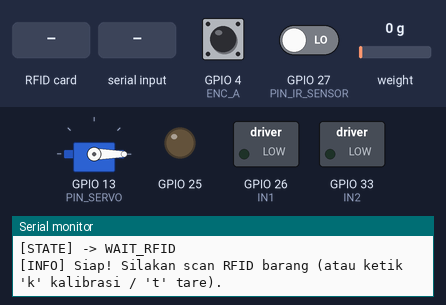
The sketch below on a simulated ESP32. Parts: servo, switched loads named in the sketch (green lamp = pin HIGH), output pins drawn as LEDs (lit = HIGH), the last lines printed to the serial monitor. The test bench sets the inputs (shaded band); at power-on: weight on the scale 0 g, GPIO 4 (ENC_A) HIGH, GPIO 27 (PIN_IR_SENSOR) LOW. WiFi joins after 1.5 s; servers stay silent unless stated; the local clock reads 2024-03-15 10:24:30 at power-on unless the sketch sets it; no MQTT or app messages arrive unless stated.

Above: at 3.9 s.
4.0 s: RFID card 5E 7A 19 C4 held to the reader
6.2 s: weight on the scale set to 4 g
7.7 s: weight on the scale set to 7 g
9.7 s: weight on the scale set to 346 g
At 12.6 s:
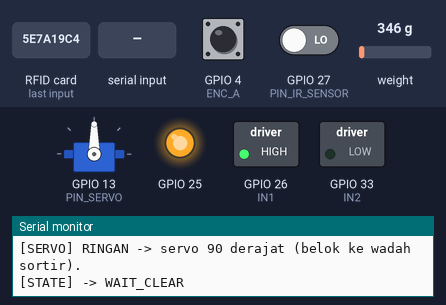
12.7 s: weight on the scale set to 403 g
14.2 s: "k\n" received over Serial
At 15.0 s:
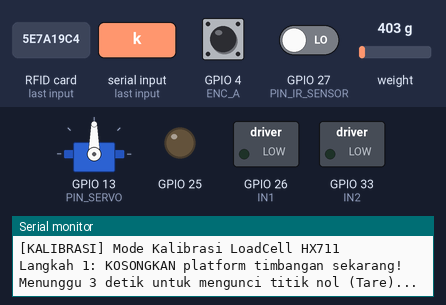
Timing chart, 0 to 16.7 s (numbered marks = the images above; inputs shaded):
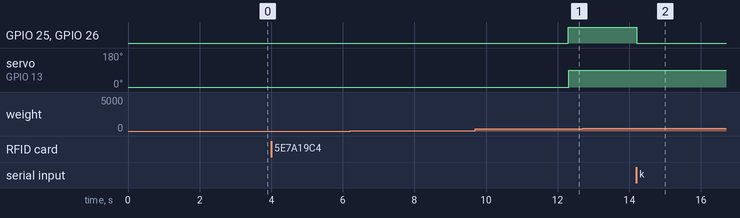

The sketch:

checkweigher.ino
```cpp
#include <WiFi.h>
#include <PubSubClient.h>
#include <SPI.h>
#include <MFRC522.h>
#include <ESP32Servo.h>
#include <HX711.h>
#include <ArduinoJson.h>
#include <time.h>
#include <math.h>

// Konfigurasi jaringan WiFi, broker MQTT, dan sinkronisasi waktu NTP.
const char* WIFI_SSID = "YTAA";
const char* WIFI_PASS = "123456789";
const int   WIFI_CHANNEL = 6;

const char* MQTT_HOST = "broker.hivemq.com";
const int   MQTT_PORT = 1883;

const char* NTP_SERVER = "pool.ntp.org";
const long  GMT_OFFSET = 25200;
bool ntpSynced = false;

WiFiClient wifiClient;
PubSubClient mqtt(wifiClient);

// Pemetaan pin GPIO ESP32 untuk driver motor, encoder, sensor IR, servo, RFID, dan HX711.
const int ENA = 25;
const int IN1 = 26;
const int IN2 = 33;

const int ENC_A = 4;
const int ENC_B = 32;

const int PIN_IR_SENSOR = 27;
const int IR_ACTIVE_STATE = LOW;

const int PIN_SERVO = 13;

const int PIN_RFID_SS   = 5;
const int PIN_RFID_SCK  = 18;
const int PIN_RFID_MISO = 19;
const int PIN_RFID_MOSI = 23;
const int PIN_RFID_RST  = 22;

const int PIN_HX711_DT  = 16;
const int PIN_HX711_SCK = 17;

// Parameter kalibrasi loadcell, ambang batas toleransi berat, dan durasi sortir.
float CALIBRATION_FACTOR = 428.90;
long  zero_offset        = 0;
const float MIN_ITEM_G        = 5.0;
const unsigned long SETTLE_MS = 500;
const int WEIGHT_SAMPLES      = 5;

float toleranceMin = 300.0;
float toleranceMax = 1000.0;

const int SERVO_STRAIGHT = 0;
const int SERVO_DIVERT   = 90;

const unsigned long TIMEOUT_ITEM_ON_SCALE = 15000;
const unsigned long TIMEOUT_TRAVEL        = 20000;
const unsigned long TIMEOUT_CLEAR         = 15000;
const unsigned long CLEAR_DELAY_MS        = 600;
const unsigned long SERVO_MIN_HOLD_MS     = 2000;

// Konstanta encoder, parameter PID kecepatan motor, dan objek perangkat.
volatile long encoderValue = 0;
const int PULSES_PER_MOTOR_REV = 11;
const float GEAR_RATIO = 90.0;
const float PULSES_PER_SHAFT_REV = PULSES_PER_MOTOR_REV * GEAR_RATIO;

const int freq = 5000;
const int resolution = 8;
const int PWM_MAX = 255;

float setpointRPM = 60.0;
const float MAX_RPM_LIMIT = 200.0;

float Kp = 2.0;
float Ki = 5.0;
float Kd = 0.05;

const unsigned long PID_INTERVAL_MS = 100;
const float RPM_FILTER_ALPHA = 0.3;
const float PWM_START = 120.0;

float rpmFiltered = 0;
float pidIntegral = 0;
float pidPrevMeas = 0;
int   pwmOut = 0;

MFRC522 rfid(PIN_RFID_SS, PIN_RFID_RST);
Servo sortingServo;
HX711 scale;

// Definisi state machine dan variabel status siklus checkweigher.
enum State {
  WAIT_RFID,
  WAIT_ITEM_ON_SCALE,
  WEIGHING,
  CONVEYOR_RUN,
  SORTING,
  WAIT_CLEAR
};
const char* STATE_NAMES[] = {
  "WAIT_RFID", "WAIT_ITEM_ON_SCALE", "WEIGHING",
  "CONVEYOR_RUN", "SORTING", "WAIT_CLEAR"
};

State state = WAIT_RFID;
unsigned long stateStart = 0;

String currentUID = "";
float currentWeightG = 0;
String currentCategory = "";
bool conveyorRunning = false;

float weightSum = 0;
int weightCount = 0;

bool irClearSeen = false;
unsigned long irClearTime = 0;

bool tareRequested = false;
bool pendingWeighingPublish = false;
unsigned long conveyorCycleStartMs = 0;
float cycleRpmSum = 0.0;
int cycleRpmCount = 0;

bool irDetected();
void startConveyor();
void stopConveyor();
void resetCycle();

// Membaca 7 sampel raw HX711 lalu mengambil rata-rata 3 nilai tengah untuk meredam lonjakan pembacaan.
long bacaRawStabil() {
  const int jumlahSampel = 7;
  long data[jumlahSampel];

  for (int i = 0; i < jumlahSampel; i++) {
    unsigned long waitStart = millis();
    while (!scale.is_ready()) {
      if (millis() - waitStart > 200) return zero_offset;
      delay(1);
    }
    data[i] = scale.read();
  }

  for (int i = 0; i < jumlahSampel - 1; i++) {
    for (int j = i + 1; j < jumlahSampel; j++) {
      if (data[i] > data[j]) {
        long temp = data[i];
        data[i] = data[j];
        data[j] = temp;
      }
    }
  }

  return (data[2] + data[3] + data[4]) / 3;
}

// Mengonversi nilai mentah loadcell menjadi gram berdasarkan zero offset dan faktor kalibrasi.
float getWeightGram() {
  if (fabs(CALIBRATION_FACTOR) < 0.0001) return 0.0;
  long rawSekarang = bacaRawStabil();
  float beratGram = (float)(rawSekarang - zero_offset) / CALIBRATION_FACTOR;

  if (fabs(beratGram) < 0.2) {
    beratGram = 0.0;
  }
  return beratGram;
}

// Mengunci ulang titik nol timbangan dalam kondisi tanpa beban.
void prosesTare() {
  Serial.println("[LOADCELL] Melakukan Tare (Nol-kan timbangan), pastikan kosong...");
  delay(500);
  zero_offset = bacaRawStabil();
  Serial.printf("[LOADCELL] Tare selesai! Zero Offset: %ld\n", zero_offset);
}

// Menjalankan prosedur kalibrasi interaktif melalui Serial Monitor menggunakan beban referensi.
void runInteractiveCalibration() {
  stopConveyor();
  Serial.println("\n==================================================");
  Serial.println("[KALIBRASI] Mode Kalibrasi LoadCell HX711");
  Serial.println("Langkah 1: KOSONGKAN platform timbangan sekarang!");
  Serial.println("Menunggu 3 detik untuk mengunci titik nol (Tare)...");
  delay(3000);

  zero_offset = bacaRawStabil();
  Serial.printf("[KALIBRASI] Tare selesai! Zero Offset terkunci di: %ld\n", zero_offset);
  Serial.println("\nLangkah 2: Letakkan barang uji di atas load cell,");
  Serial.println("lalu KETIK berat asli barang dalam gram (contoh: 65 atau 314.7) dan tekan ENTER:");

  while (Serial.available()) Serial.read();

  String input = "";
  while (true) {
    if (Serial.available() > 0) {
      input = Serial.readStringUntil('\n');
      input.trim();
      if (input.length() > 0) break;
    }
    delay(20);
  }

  float knownWeight = input.toFloat();
  if (knownWeight <= 0) {
    Serial.println("[KALIBRASI] Input tidak valid (harus > 0), kalibrasi dibatalkan.\n");
    return;
  }

  Serial.printf("[KALIBRASI] Mengukur beban %.1f g, jangan sentuh load cell...\n", knownWeight);
  delay(1000);

  long rawBeban = bacaRawStabil();
  long selisihRaw = rawBeban - zero_offset;

  if (abs(selisihRaw) < 100) {
    Serial.println("[KALIBRASI] ERROR: Perubahan raw terlalu kecil! Pastikan benda sudah diletakkan.\n");
    return;
  }

  CALIBRATION_FACTOR = (float)selisihRaw / knownWeight;

  Serial.println("--------------------------------------------------");
  Serial.printf("Raw Kosong (Offset) : %ld\n", zero_offset);
  Serial.printf("Raw Dengan Beban    : %ld\n", rawBeban);
  Serial.printf("Berat Referensi     : %.1f g\n", knownWeight);
  Serial.printf("CALIBRATION_FACTOR  : %.4f\n", CALIBRATION_FACTOR);
  Serial.printf("Hasil Cek Timbang   : %.1f g\n", getWeightGram());
  Serial.println("--------------------------------------------------");
  Serial.println("SALIN baris berikut ke kode Anda agar tersimpan permanen:");
  Serial.printf("float CALIBRATION_FACTOR = %.4f;\n", CALIBRATION_FACTOR);
  Serial.println("==================================================\n");
}

// Mengembalikan timestamp waktu lokal WIB dalam format RFC3339 apabila NTP tersinkronisasi.
String getTimestamp() {
  if (!ntpSynced) return "";
  struct tm t;
  if (!getLocalTime(&t)) return "";
  char buf[30];
  strftime(buf, sizeof(buf), "%Y-%m-%dT%H:%M:%S+07:00", &t);
  return String(buf);
}

// Mengirim payload ke topik MQTT ketika koneksi broker aktif.
void mqttPublish(const char* topic, const char* payload, bool retain = false) {
  if (mqtt.connected()) {
    mqtt.publish(topic, payload, retain);
  }
}

// Mengirim data hasil penimbangan barang, UID RFID, dan kecepatan konveyor ke broker MQTT.
void publishWeighing(float conveyorSpeed) {
  JsonDocument doc;
  doc["rfid_uid"] = currentUID;
  doc["weight"] = currentWeightG;
  doc["conveyor_speed"] = conveyorSpeed;
  String ts = getTimestamp();
  if (ts.length() > 0) doc["timestamp"] = ts;

  char buf[256];
  serializeJson(doc, buf, sizeof(buf));
  mqttPublish("checkweigher/weighing", buf);
  Serial.printf("[MQTT] Publish weighing: %s\n", buf);
}

// Mengirim data telemetri kecepatan RPM dan nilai PWM motor ke broker MQTT.
void publishConveyorRPM() {
  JsonDocument doc;
  doc["actual_rpm"] = rpmFiltered;
  doc["pwm_value"] = pwmOut;
  String ts = getTimestamp();
  if (ts.length() > 0) doc["timestamp"] = ts;

  char buf[200];
  serializeJson(doc, buf, sizeof(buf));
  mqttPublish("checkweigher/conveyor/rpm", buf);
}

// Menangani pesan kontrol, threshold toleransi, dan setpoint RPM yang masuk dari broker MQTT.
void mqttCallback(char* topicName, byte* payload, unsigned int len) {
  char msg[256];
  unsigned int n = len < sizeof(msg) - 1 ? len : sizeof(msg) - 1;
  memcpy(msg, payload, n);
  msg[n] = '\0';

  String t = String(topicName);
  Serial.printf("[MQTT] Pesan masuk topik=%s payload=%s\n", topicName, msg);

  if (t == "checkweigher/command") {
    JsonDocument doc;
    if (deserializeJson(doc, msg) != DeserializationError::Ok) return;

    String cmd = doc["command"].as<String>();
    cmd.toUpperCase();

    if (cmd == "TARE") {
      tareRequested = true;
      Serial.println("[CMD] TARE diterima dari dashboard");
    } else if (cmd == "START") {
      Serial.println("[CMD] START diterima dari dashboard");
      startConveyor();
    } else if (cmd == "STOP") {
      Serial.println("[CMD] STOP diterima dari dashboard");
      resetCycle();
    }
  }
  else if (t == "checkweigher/config/threshold") {
    JsonDocument doc;
    if (deserializeJson(doc, msg) != DeserializationError::Ok) return;

    if (!doc["tolerance_min"].isNull()) toleranceMin = doc["tolerance_min"].as<float>();
    if (!doc["tolerance_max"].isNull()) toleranceMax = doc["tolerance_max"].as<float>();
    Serial.printf("[CMD] Threshold update dari web: min=%.1f max=%.1f\n", toleranceMin, toleranceMax);
  }
  else if (t == "checkweigher/config/setpoint") {
    JsonDocument doc;
    if (deserializeJson(doc, msg) != DeserializationError::Ok) return;

    if (!doc["setpoint_rpm"].isNull()) {
      setpointRPM = constrain(doc["setpoint_rpm"].as<float>(), 0.0, MAX_RPM_LIMIT);
      Serial.printf("[CMD] Setpoint RPM update dari web: %.2f\n", setpointRPM);
    }
  }
}

// Menghubungkan ESP32 ke broker MQTT serta mendaftarkan langganan topik perintah dan konfigurasi.
void connectMqtt() {
  String clientId = "esp32-checkweigher-" + String((uint32_t)ESP.getEfuseMac(), HEX);

  Serial.print("[MQTT] Menghubungkan ke broker... ");
  if (mqtt.connect(clientId.c_str())) {
    Serial.println("terhubung.");

    mqtt.subscribe("checkweigher/command");
    mqtt.subscribe("checkweigher/config/threshold");
    mqtt.subscribe("checkweigher/config/setpoint");

    Serial.println("[MQTT] Subscribe: command, config/threshold, config/setpoint");
  } else {
    Serial.printf("gagal, rc=%d\n", mqtt.state());
  }
}

// Menjaga koneksi klien MQTT tetap aktif dan mencoba menyambung ulang tiap 5 detik jika terputus.
void mqttLoop() {
  static unsigned long lastTry = 0;
  if (WiFi.status() != WL_CONNECTED) return;

  if (!mqtt.connected()) {
    if (millis() - lastTry > 5000) {
      lastTry = millis();
      connectMqtt();
    }
  } else {
    mqtt.loop();
  }
}

// Mengirim data telemetri RPM konveyor sesuai interval waktu status motor.
void telemetryLoop() {
  static unsigned long lastRPM = 0;
  unsigned long rpmInterval = conveyorRunning ? 1000 : 5000;
  if (millis() - lastRPM >= rpmInterval) {
    lastRPM = millis();
    publishConveyorRPM();
  }
}

// Menghitung pertambahan atau pengurangan pulsa rotary encoder melalui interrupt GPIO.
void IRAM_ATTR handleEncoder() {
  if (digitalRead(ENC_B) > 0) encoderValue++;
  else encoderValue--;
}

// Memperbarui state mesin aktif dan mencatat waktu transisi state.
void changeState(State s) {
  state = s;
  stateStart = millis();
  Serial.printf("[STATE] -> %s\n", STATE_NAMES[s]);
}

// Memeriksa status deteksi objek pada sensor inframerah.
bool irDetected() {
  return digitalRead(PIN_IR_SENSOR) == IR_ACTIVE_STATE;
}

// Menyalakan motor penggerak konveyor dengan nilai PWM awal.
void startConveyor() {
  digitalWrite(IN1, HIGH);
  digitalWrite(IN2, LOW);
  pidIntegral = PWM_START;
  pidPrevMeas = rpmFiltered;
  pwmOut = (int)PWM_START;
  ledcWrite(ENA, pwmOut);
  conveyorRunning = true;
}

// Menghentikan motor konveyor dan mereset akumulasi integral PID.
void stopConveyor() {
  ledcWrite(ENA, 0);
  digitalWrite(IN1, LOW);
  digitalWrite(IN2, LOW);
  pwmOut = 0;
  pidIntegral = 0;
  conveyorRunning = false;
}

// Mengklasifikasikan berat barang menjadi kategori RINGAN, BERAT, atau ERROR.
String determineCategory(float weight) {
  if (weight < toleranceMin) return "RINGAN";
  if (weight > toleranceMax) return "ERROR";
  return "BERAT";
}

// Menghitung kecepatan RPM aktual dari encoder dan memperbarui output PWM motor via kontrol PID.
void updatePID() {
  static unsigned long lastT = 0;
  static long lastPulses = 0;

  unsigned long now = millis();
  if (now - lastT < PID_INTERVAL_MS) return;
  float dt = (now - lastT) / 1000.0;
  lastT = now;

  noInterrupts();
  long pulses = encoderValue;
  interrupts();
  long delta = pulses - lastPulses;
  lastPulses = pulses;

  float rpmRaw = ((float)abs(delta) / PULSES_PER_SHAFT_REV) / dt * 60.0;
  rpmFiltered = RPM_FILTER_ALPHA * rpmRaw + (1.0 - RPM_FILTER_ALPHA) * rpmFiltered;

  if (!conveyorRunning) return;

  if (pendingWeighingPublish && (now - conveyorCycleStartMs >= 500)) {
    cycleRpmSum += rpmFiltered;
    cycleRpmCount++;
  }

  float error = setpointRPM - rpmFiltered;
  float pTerm = Kp * error;

  pidIntegral += Ki * error * dt;
  pidIntegral = constrain(pidIntegral, 0.0, (float)PWM_MAX);

  float dTerm = -Kd * (rpmFiltered - pidPrevMeas) / dt;
  pidPrevMeas = rpmFiltered;

  float out = pTerm + pidIntegral + dTerm;
  pwmOut = (int)constrain(out, 0.0, (float)PWM_MAX);

  ledcWrite(ENA, pwmOut);
}

// Mengirim data penimbangan tertunda jika ada, menghentikan konveyor, lalu mereset siklus ke WAIT_RFID.
void resetCycle() {
  if (pendingWeighingPublish) {
    float avgSpeed = (cycleRpmCount > 0) ? (cycleRpmSum / cycleRpmCount) : rpmFiltered;
    publishWeighing(avgSpeed);
    pendingWeighingPublish = false;
  }
  stopConveyor();
  sortingServo.write(SERVO_STRAIGHT);
  currentUID = "";
  currentWeightG = 0;
  currentCategory = "";
  weightSum = 0;
  weightCount = 0;
  cycleRpmSum = 0.0;
  cycleRpmCount = 0;
  irClearSeen = false;
  changeState(WAIT_RFID);
  Serial.println("\n[INFO] Siap! Silakan scan RFID barang (atau ketik 'k' kalibrasi / 't' tare).");
}

// Membaca perintah teks dari Serial Monitor untuk tare ('t'), kalibrasi ('k'), atau cek berat ('w').
void handleSerialCommand() {
  if (Serial.available() > 0) {
    String input = Serial.readStringUntil('\n');
    input.trim();

    if (input.equalsIgnoreCase("t")) {
      tareRequested = true;
    } else if (input.equalsIgnoreCase("k")) {
      runInteractiveCalibration();
      resetCycle();
    } else if (input.equalsIgnoreCase("w")) {
      long r = bacaRawStabil();
      float g = getWeightGram();
      Serial.printf("[CEK] Raw: %ld | Berat: %.1f g | CalFactor: %.4f\n", r, g, CALIBRATION_FACTOR);
    }
  }
}

// Menginisialisasi seluruh pin hardware, sensor, koneksi WiFi, NTP, dan konfigurasi MQTT.
void setup() {
  Serial.begin(115200);
  while (!Serial);

  ESP32PWM::allocateTimer(0);
  sortingServo.setPeriodHertz(50);
  sortingServo.attach(PIN_SERVO, 500, 2400);
  sortingServo.write(SERVO_STRAIGHT);

  pinMode(IN1, OUTPUT);
  pinMode(IN2, OUTPUT);
  ledcAttachChannel(ENA, freq, resolution, 8);
  stopConveyor();

  pinMode(ENC_A, INPUT_PULLUP);
  pinMode(ENC_B, INPUT_PULLUP);
  attachInterrupt(digitalPinToInterrupt(ENC_A), handleEncoder, RISING);

  pinMode(PIN_IR_SENSOR, INPUT);

  SPI.begin(PIN_RFID_SCK, PIN_RFID_MISO, PIN_RFID_MOSI, PIN_RFID_SS);
  rfid.PCD_Init();

  scale.begin(PIN_HX711_DT, PIN_HX711_SCK);
  while (!scale.is_ready()) {
    Serial.println("[LOADCELL] Menunggu modul HX711 siap...");
    delay(500);
  }
  Serial.println("[LOADCELL] Pastikan timbangan KOSONG saat boot untuk tare (nol)...");
  prosesTare();

  WiFi.mode(WIFI_STA);
  WiFi.setAutoReconnect(true);
  WiFi.begin(WIFI_SSID, WIFI_PASS, WIFI_CHANNEL);
  Serial.print("[WIFI] Menghubungkan");
  unsigned long t0 = millis();
  while (WiFi.status() != WL_CONNECTED && millis() - t0 < 10000) {
    delay(250);
    Serial.print(".");
  }
  if (WiFi.status() == WL_CONNECTED) {
    Serial.print(" terhubung, IP: ");
    Serial.println(WiFi.localIP());

    configTime(GMT_OFFSET, 0, NTP_SERVER);
    struct tm t;
    if (getLocalTime(&t, 5000)) {
      ntpSynced = true;
      Serial.println("[NTP] Waktu tersinkronisasi.");
    } else {
      Serial.println("[NTP] Gagal sinkronisasi.");
    }
  } else {
    Serial.println(" gagal (lanjut tanpa MQTT).");
  }

  mqtt.setServer(MQTT_HOST, MQTT_PORT);
  mqtt.setCallback(mqttCallback);
  mqtt.setBufferSize(1024);
  mqtt.setSocketTimeout(3);

  Serial.println("==================================================");
  Serial.println(" Sistem Checkweigher IoT (Anti-Spike Filter)");
  Serial.println(" - Ketik 'k' + Enter : Kalibrasi berat barang");
  Serial.println(" - Ketik 't' + Enter : Tare (nol-kan) ulang");
  Serial.println(" - Ketik 'w' + Enter : Cek Raw ADC & Berat saat ini");
  Serial.println("==================================================");

  resetCycle();
}

// Menjalankan rutinitas background dan alur state machine checkweigher secara terus-menerus.
void loop() {
  mqttLoop();
  telemetryLoop();
  updatePID();
  handleSerialCommand();

  if (tareRequested) {
    tareRequested = false;
    prosesTare();
  }

  switch (state) {

    case WAIT_RFID: {
      if (rfid.PICC_IsNewCardPresent() && rfid.PICC_ReadCardSerial()) {
        currentUID = "";
        for (byte i = 0; i < rfid.uid.size; i++) {
          if (rfid.uid.uidByte[i] < 0x10) currentUID += "0";
          currentUID += String(rfid.uid.uidByte[i], HEX);
        }
        currentUID.toUpperCase();
        rfid.PICC_HaltA();
        rfid.PCD_StopCrypto1();

        Serial.print("\n[RFID] Barang terdaftar. UID: ");
        Serial.println(currentUID);

        if (scale.is_ready() && fabs(getWeightGram()) > MIN_ITEM_G) {
          Serial.println("[LOADCELL] Barang sudah terdeteksi di timbangan, langsung menimbang...");
          weightSum = 0;
          weightCount = 0;
          changeState(WEIGHING);
        } else {
          Serial.println("[INFO] Silakan letakkan barang di loadcell...");
          changeState(WAIT_ITEM_ON_SCALE);
        }
      }
      break;
    }

    case WAIT_ITEM_ON_SCALE: {
      static unsigned long lastDbg = 0;

      if (scale.is_ready()) {
        float w = fabs(getWeightGram());

        if (millis() - lastDbg > 500) {
          lastDbg = millis();
          Serial.printf("[DEBUG] Berat terbaca: %.1f g\n", w);
        }

        if (w > MIN_ITEM_G) {
          Serial.println("[LOADCELL] Barang terdeteksi, menunggu stabil...");
          weightSum = 0;
          weightCount = 0;
          changeState(WEIGHING);
          break;
        }
      } else if (millis() - lastDbg > 500) {
        lastDbg = millis();
        Serial.println("[DEBUG] HX711 belum ready, cek wiring DT/SCK");
      }

      if (millis() - stateStart > TIMEOUT_ITEM_ON_SCALE) {
        Serial.println("[WARNING] Barang tidak diletakkan di loadcell (timeout).");
        resetCycle();
      }
      break;
    }

    case WEIGHING: {
      if (millis() - stateStart < SETTLE_MS) break;

      if (scale.is_ready()) {
        weightSum += fabs(getWeightGram());
        weightCount++;
      }

      if (weightCount >= WEIGHT_SAMPLES) {
        currentWeightG = weightSum / weightCount;

        if (currentWeightG < MIN_ITEM_G) {
          Serial.println("[WARNING] Barang diangkat saat penimbangan. Ulangi.");
          resetCycle();
          break;
        }

        currentCategory = determineCategory(currentWeightG);

        Serial.printf("[LOADCELL] Berat: %.1f g -> Kategori: %s\n",
                      currentWeightG, currentCategory.c_str());

        if (currentCategory == "ERROR") {
          publishWeighing(0.0);
          Serial.println("[ERROR] Berat melebihi toleransi maksimum! Konveyor TIDAK dijalankan.");
          Serial.println("[INFO] Angkat barang, lalu siklus akan reset.");
          resetCycle();
          break;
        }

        pendingWeighingPublish = true;
        cycleRpmSum = 0.0;
        cycleRpmCount = 0;

        Serial.println("[CONVEYOR] Conveyor dijalankan...");
        startConveyor();
        conveyorCycleStartMs = millis();
        changeState(CONVEYOR_RUN);
      }
      break;
    }

    case CONVEYOR_RUN: {
      if (irDetected()) {
        Serial.println("[IR] Barang tiba di tempat sortir.");
        changeState(SORTING);
        break;
      }
      if (millis() - stateStart > TIMEOUT_TRAVEL) {
        Serial.println("[WARNING] Barang tidak sampai ke sensor IR (timeout).");
        resetCycle();
      }
      break;
    }

    case SORTING: {
      if (currentCategory == "RINGAN") {
        Serial.println("[SERVO] RINGAN -> servo 90 derajat (belok ke wadah sortir).");
        sortingServo.write(SERVO_DIVERT);
      } else {
        Serial.println("[SERVO] BERAT -> servo tetap (jalur lurus).");
        sortingServo.write(SERVO_STRAIGHT);
      }
      irClearSeen = false;
      changeState(WAIT_CLEAR);
      break;
    }

    case WAIT_CLEAR: {
      if (!irDetected()) {
        if (!irClearSeen) {
          irClearSeen = true;
          irClearTime = millis();
        }
        if (millis() - irClearTime >= CLEAR_DELAY_MS &&
            millis() - stateStart >= SERVO_MIN_HOLD_MS) {
          Serial.println("[INFO] Barang sudah melewati tempat sortir.");
          resetCycle();
        }
      } else {
        irClearSeen = false;
      }

      if (millis() - stateStart > TIMEOUT_CLEAR) {
        Serial.println("[INFO] Sensor IR masih aktif terlalu lama, siklus diakhiri paksa.");
        resetCycle();
      }
      break;
    }
  }
}
```

Measured:
- after the input at 12.7 s, every drawn part: stays the same
- after the input at 14.2 s, GPIO 25, GPIO 26 (IN1): HIGH → LOW at once
